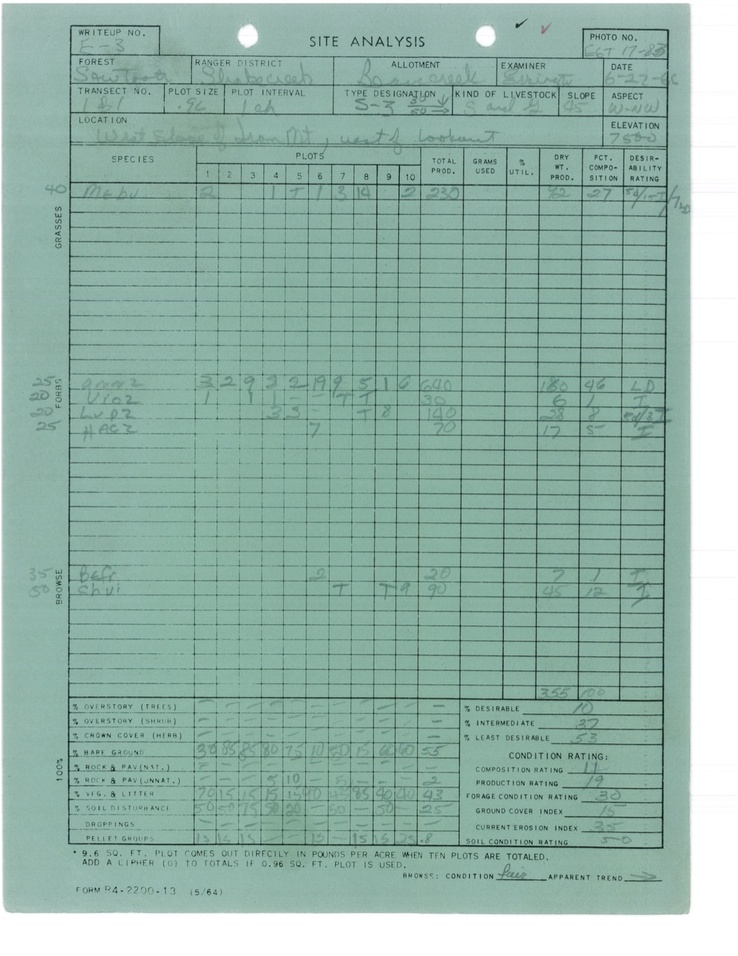
#> input picture archive/char_detection/highRes_ForestService.jpg, 738 x 956 px, shrunk from 1224 x 1584 before the run, found by its file name
$ jupyter execute --allow-errors word-char-segmentation.ipynb   (shell and % lines are left out)
#> lines starting #> are read from the running program, lines starting #| are printed output that depends on the picture; after the words box and inside, x2 and y2 are one past the last pixel; in counts of white or black regions, pixels touching at a corner belong together
[cell 1]

# Imports
import json
import cv2
from matplotlib import pyplot as plt
import numpy as np
from PIL import Image

[cell 2]
# Helper functions
def grab_fields(file, form):
    toret = {}
    fields = grab_fields_coords(file)['fields']
    for field in fields:
        name = field['field']
        x = field['coord_pixel'][0]
        y = field['coord_pixel'][1]
        w = field['width']
        h = field['height']

        form_field = form[y:y+h, x:x+w]
        toret[name] = form_field

    return toret

def grab_fields_coords(file):
    with open(file, "r") as f:
        content = json.loads(f.read())

    return content

def show_image(image, name=None, true_size=False):
    image = image.astype('uint8')
    if true_size:
        show_image_true_size(image, name=name)
    else:
        plt.title(name)
        plt.xlabel(str(image.shape[1]) + " px")
        plt.ylabel(str(image.shape[0]) + " px")
        plt.xticks([])
        plt.yticks([])
        plt.imshow(cv2.cvtColor(image, cv2.COLOR_BGR2RGB))
        plt.show()

def show_image_true_size(image, name=None):
    dpi = 80
    height, width = image.shape[:2]
    figsize = width / float(dpi), height / float(dpi)

    fig = plt.figure(figsize=figsize)
    ax = fig.add_axes([0, 0, 1, 1])
    ax.axis('off')
    ax.imshow(cv2.cvtColor(image, cv2.COLOR_BGR2RGB))
    plt.title(name)
    plt.show()

[cell 3]
form = cv2.imread("highRes_ForestService.jpg")
#> form is the input picture: shape (956, 738, 3); mean B, G, R 169, 179.8, 148.4
# Taking the JSON field with no form lines
fields = grab_fields("all_fields_conservative.json", form)
#> (reads pipeline/all_fields_conservative.json from the repository)
#> the loop in grab_fields, `for field in fields:` made 16 passes
#> pass 1, in grab_fields, `form_field = form[y:y+h, x:x+w]`:
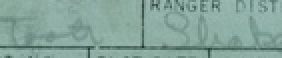
#> form_field: shape (29, 141, 3) (shown 2 times larger); mean B, G, R 154.9, 164.5, 133.1
#> pass 3, in grab_fields, `form_field = form[y:y+h, x:x+w]`:
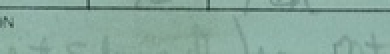
#> form_field: shape (27, 195, 3) (shown 2 times larger); mean B, G, R 157.3, 169, 136.1
#> after the loop in grab_fields, `for field in fields:`: toret = 16 items
#> fields = 16 items
#> (the rest of this cell did not finish here and is left out)

##### Objective. Segmentate characters separated by a  black gap between the two.

[cell 4]
"""
 We're going to work with the thresholded images
"""
t_imgs = {}
#> (the rest of this cell did not finish here and is left out)

[cell 5]
def create_h_v_image_proj(thresh_img):
    """Create vertical and horizontal histogram and images.
    """
    h, w = thresh_img.shape[:2]
    h_hist_img = np.zeros(thresh_img.shape[:2], dtype='uint8')
    v_hist_img = np.zeros(thresh_img.shape[:2], dtype='uint8')

    # Normalizes the image so the possibles values are 0 and 1, then we can simply sum all the ones
    word_v_hist_proj = np.sum(thresh_img / 255, axis=0)
    word_h_hist_proj = np.sum(thresh_img / 255, axis=1)

    m = np.max(word_h_hist_proj)
    for row in range(thresh_img.shape[0]):
        h_hist_img = cv2.line(
            h_hist_img,
            (0,row),
            (int(word_h_hist_proj[row] * w/m),row),
            (255,255,255),
            1)
    m = np.max(word_v_hist_proj)
    for col in range(thresh_img.shape[1]):
        v_hist_img = cv2.line(
            v_hist_img,
            (col,h),
            (col,h - int(word_v_hist_proj[col]*h/m)),
            (255,255,255),
            1)
    return word_v_hist_proj, word_h_hist_proj, v_hist_img, h_hist_img

[cell 6]
"""
 Plots some images to see if I could find some correlation between the minimum, maximum, and
 average pixel frequency.
"""
for key, f_img in t_imgs.items():
    v_hist, h_hist, v_h_img, h_h_img = create_h_v_image_proj(f_img)
    print("Average px freq:", round(np.average(v_hist)))
    print("Max px freq:", max(v_hist))
    bigger_than_zero = v_hist > 1
    print("Low px freq:", np.amin(v_hist, initial=max(v_hist), where=bigger_than_zero)) # Bigger than 1px
    show_image(f_img)
    hist_img = v_h_img.copy()
    hist_img = cv2.cvtColor(hist_img, cv2.COLOR_GRAY2BGR)
    hist_img = cv2.line(hist_img, (0, int(max(v_hist))), (f_img.shape[1], int(max(v_hist))), (0, 0, 255), 1)
    show_image(hist_img)
#> this loop made 1 pass
#> (key, h in create_h_v_image_proj, w in create_h_v_image_proj) on pass 1: ('WRITEUP NO.', 29, 141)
#| Average px freq: 4
#| Max px freq: 25.0
#| Low px freq: 2.0
#> pass 1, `v_hist, h_hist, v_h_img, h_h_img = create_h_v_image_proj(f_img)`:
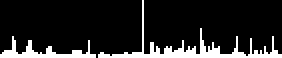
#> v_h_img: shape (29, 141) (shown 2 times larger); 13.7% white; 2 white regions, box (x1, y1, x2, y2) and area: (49, 0, 141, 29) 382, (0, 18, 48, 29) 178
#> pass 1, `v_hist, h_hist, v_h_img, h_h_img = create_h_v_image_proj(f_img)`:
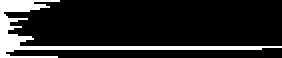
#> h_h_img: shape (29, 141) (shown 2 times larger); 14.4% white; 1 white region, box (x1, y1, x2, y2) and area: (0, 0, 141, 29) 589
#> pass 1, `hist_img = cv2.line(hist_img, (0, int(max(v_hist))), (f_img.shape[1], ..`:
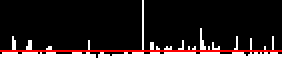
#> hist_img: shape (29, 141, 3) (shown 2 times larger); mean B, G, R 31.4, 31.4, 40.2

[cell 7]
def get_black_gap_seg_points(v_hist):
    """Find black gaps and return them.

    Parameters
    ----------
    v_hist - list
        Contains the vertical histogram pixel frequency of one image

    Algorithm
    ---------
    The main idea is to find when a word ends and when the next one start. This will comprise one element saved on
    the tuple (end_word, beg_word).
    It explores the vertical histogram values from left to right accounting when we're passing over a possible
    character. When it notices that we're over a character, it continues exploring to the right until a black line
    is found (end_w). Then, it continues exploring to right until a white line is found (beg_w) and saves it.
    """
# [6 lines of commented-out code are left out]

    beg_word = None # Placeholder for the begining of a word
    end_word = None # Placeholder for the end of a word
    word_seen = False # Controls wheter we're over an image or not
    gaps = [] # Stores all gaps, that is, tuples of (end_w, beg_w)
    index = 0 # Controls the exact position where the tuple is inserted in gaps, so it follows left-to-right order
    for i in range(len(v_hist)):
        # Current pixel frequency value
        curr = v_hist[i]
        # If we're not over a word
        if not word_seen:
            if end_word != None: # If we have found an end of the word
                if curr <= 0: # If it's a black advance one iteration of the loop
                    continue
                else: # If it's a white line we record the gap. We've reached the next word.
                    beg_word = i
                    gaps.insert(index, (end_word, beg_word))
                    index += 1
                    end_word = None
                    #img = cv2.line(img, (beg_word, 0), (beg_word, img.shape[0]), (255, 0, 0), 1)
            else: # If we didn't find an end of the word
                if curr <= 0: # Advance over black lines
                    continue
                else: # Once we've hit for the first time a white line we're about to explore a word.
                    word_seen = True
                    continue
        else: # We're now over a word
            if curr > 0: # Iterate loop skipping through all the content of the word.
                continue
            else: # We've reached the end of the word
                end_word = i - 1
                word_seen = False
                #img = cv2.line(img, (end_word, 0), (end_word, img.shape[0]), (0, 0, 255), 1)
    #show_image(img)
    return gaps


# [5 lines of commented-out code are left out]

"""Visualizaiton.
 The red line represent the end of a word and the blue ones the begining of a word.
"""
all_black_gaps = {}
hists = {}
for key, f_img in t_imgs.items():
    v_hist, _, _, _ = create_h_v_image_proj(f_img)
    hists[key] = v_hist
    black_gaps = get_black_gap_seg_points(v_hist)
    all_black_gaps[key] = black_gaps
    print(f"Field: {key}\n{black_gaps} #TOTAL: {len(black_gaps)}")
    img = f_img.copy()
    img = cv2.cvtColor(img, cv2.COLOR_GRAY2BGR)
    for gap in black_gaps:
        end_word, beg_word = gap
        img = cv2.line(img, (end_word, 0), (end_word, img.shape[0]), (0, 0, 255), 1)
        img = cv2.line(img, (beg_word, 0), (beg_word, img.shape[0]), (255, 0, 0), 1)
    show_image(img)
#> this loop made 1 pass
#> (key, h in create_h_v_image_proj, w in create_h_v_image_proj, black_gaps) on pass 1: ('WRITEUP NO.', 29, 141, [(47, 49)])
#| Field: WRITEUP NO.
#| [(47, 49)] #TOTAL: 1
#> pass 1, in show_image (call 6), `plt.show()`:
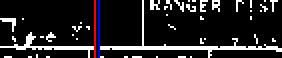
#> shown: shape (29, 141, 3) (shown 2 times larger); mean R, G, B 35.3, 33.5, 35.3
#> after the loop, all_black_gaps = {'WRITEUP NO.': [(47, 49)]}; hists = 1 item

[cell 8]
def coalesce_black_gaps(black_gaps):
    """Coalesces near elements.

    Parameters
    ----------
    black_gaps - list
        List of tuples. Each tuple (end_of_word, beg_of_word) represent a black gap.

    Algorithm
    ---------
    The main idea behind this algorithm is to compare a current tuple with its right neighbor. If it falls below
    the threshold distance, then both are coalesced into one single element. It continues to do that until that
    condition is not met. Then a new element is formed, it will be composed of the end_of_word of the current
    element and the beg_of_word of the last element that was compared to.
    If on the first comparison it doesn't meet the criteria it will be added as is.
    """
    gaps = []
    index = 0
    i = 0
    j = 0
    thresh = 5
    while i < len(black_gaps):
        new_g = None
        curr = black_gaps[i]
        tmp = curr
        j = i + 1
        if j < len(black_gaps):
            cmp = black_gaps[j]
            while (cmp[0] - tmp[1]) <= thresh and j < len(black_gaps):
                new_g = (curr[0], cmp[1])
                tmp = cmp
                j += 1
                if j >= len(black_gaps):
                    break
                cmp = black_gaps[j]
        if new_g == None:
            gaps.insert(index, curr)
            i += 1
        else:
            gaps.insert(index, new_g)
            i = j
        index += 1
    return gaps

coalesced_gaps = {}
for key, gaps in all_black_gaps.items():
    coal = coalesce_black_gaps(gaps)
    coalesced_gaps[key] = coal
#> this loop made 1 pass
#> (key, thresh in coalesce_black_gaps, coal) on pass 1: ('WRITEUP NO.', 5, [(47, 49)])
#> after the loop, coalesced_gaps = {'WRITEUP NO.': [(47, 49)]}


# Showing results
for key, f_img in t_imgs.items():
    img_all = f_img.copy()
    img_coal = f_img.copy()
    img_all = cv2.cvtColor(img_all, cv2.COLOR_GRAY2BGR)
    img_coal = cv2.cvtColor(img_coal, cv2.COLOR_GRAY2BGR)

    all_black = all_black_gaps[key]
    all_coal = coalesced_gaps[key]

    for g in all_black:
        end_word, beg_word = g
        img_all = cv2.line(img_all, (end_word, 0), (end_word, f_img.shape[0]), (0, 0, 255), 1)
        img_all = cv2.line(img_all, (beg_word, 0), (beg_word, f_img.shape[0]), (255, 0, 0), 1)
    for g in all_coal:
        end_word, beg_word = g
        img_coal = cv2.line(img_coal, (end_word, 0), (end_word, f_img.shape[0]), (0, 0, 255), 1)
        img_coal = cv2.line(img_coal, (beg_word, 0), (beg_word, f_img.shape[0]), (255, 0, 0), 1)

    show_image(f_img, name=key)
    print(f"{all_black} #TOTAL: {len(all_black)}")
    show_image(img_all, "all")
    print(f"{all_coal} #TOTAL: {len(all_coal)}")
    show_image(img_coal, "coalesced")
#> this loop made 1 pass
#| [(47, 49)] #TOTAL: 1
#| [(47, 49)] #TOTAL: 1

[cell 9]
def extract_words(coalesced_gaps, hists):
    all_words = {}
    for key, gaps in coalesced_gaps.items():
        words = []
        v_hist = hists[key]
        prev_beg_w = None
        index = 0
        # We have to take care both left and right side of the gap
        if len(gaps) == 1:
            end_w, beg_w = gaps[0]
            # Take care of the left word
            while v_hist[index] <= 0 and index < len(v_hist) and index < end_w:
                index += 1
            words.append((index, end_w))
            # Take care of the right word
            index = len(v_hist) - 1
            while v_hist[index] <= 0 and index >= 0 and index > beg_w:
                index -= 1
            words.append((beg_w, index))
            print(key, words)
        else:
            for idx, g in enumerate(gaps):
                end_w, beg_w = g
                # For the first word jump over all black pixels
                if idx == 0:
                    # Grab the first word
                    while v_hist[index] <= 0 and index < len(v_hist):
                        index += 1
                    if index < end_w:
                        words.append((index, end_w))
                    # Save current beg_word so we could use it with the next item
                    prev_beg_w = beg_w
                # For the last word stop
                elif idx == len(gaps) - 1:
                    # Grab the last middle word
                    if prev_beg_w != None:
                        words.append((prev_beg_w, end_w))
                    # Grab the last word
                    index = len(v_hist) - 1
                    while v_hist[index] <= 0 and index >= 0:
                        index -= 1
                    if index > beg_w:
                        words.append((beg_w, index))
                else:
                    if prev_beg_w != None:
                        words.append((prev_beg_w, end_w))
                        prev_beg_w = beg_w
                    else:
                        print("How it got here?! :'(")

        all_words[key] = words
#> this loop made 1 pass
#> key on pass 1: 'WRITEUP NO.'
#| WRITEUP NO. [(0, 47), (49, 140)]
#> after the loop, all_words = {'WRITEUP NO.': [(0, 47), (49, 140)]}

    return all_words


all_words = extract_words(coalesced_gaps, hists)
#> all_words = {'WRITEUP NO.': [(0, 47), (49, 140)]}

for key, f_img in t_imgs.items():
    img = f_img.copy()
    img = cv2.cvtColor(img, cv2.COLOR_GRAY2BGR)

    words = all_words[key]

    for w in words:
        beg_word, end_word = w
        img = cv2.line(img, (beg_word, 0), (beg_word, img.shape[0]), (0, 0, 255), 1)
        img = cv2.line(img, (end_word, 0), (end_word, img.shape[0]), (0, 0, 255), 1)
    show_image(img, name=key)
#> this loop made 1 pass
#> (key, words) on pass 1: ('WRITEUP NO.', [(0, 47), (49, 140)])
#> pass 1, in show_image (call 10), `image = image.astype('uint8')`:
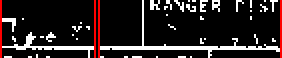
#> image: shape (29, 141, 3) (shown 2 times larger); mean of channels 0, 1, 2 33.2, 33.2, 40.5; drawn as B, G, R

[cell 10]
# Clean word extractions...
def clean_word_extractions(all_words, hists, t_imgs):
    to_ret = {}
    for key, words in all_words.items():
        hist = hists[key]
        img = cv2.cvtColor(t_imgs[key].copy(), cv2.COLOR_GRAY2BGR)
        height_img = t_imgs[key].shape[0]
        cleaned = []
        for word in words:
            img = cv2.cvtColor(t_imgs[key].copy(), cv2.COLOR_GRAY2BGR)
            x1, x2 = word
            sub_hist = hist[x1:x2 + 1]
            # Calculate percentage of white pixels
            total_px = len(sub_hist) * height_img
            white_px = sum(sub_hist)
            percent_white_px = (white_px / total_px) * 100
            if percent_white_px > 14:
                cleaned.append(word)
                img = cv2.line(img, (x1, 0), (x1, height_img), (0, 0, 255), 1)
                img = cv2.line(img, (x2, 0), (x2, height_img), (0, 0, 255), 1)
                if key == "LOCATION":
                    show_image(img, name=f"Percent: {percent_white_px}", true_size=True)
                else:
                    show_image(img, name=f"Percent: {percent_white_px}")
        to_ret[key] = cleaned
#> this loop made 1 pass
#> (key, words, height_img) on pass 1: ('WRITEUP NO.', [(0, 47), (49, 140)], 29)
#> after the loop, to_ret = {'WRITEUP NO.': []}

all_clean = clean_word_extractions(all_words, hists, t_imgs)
